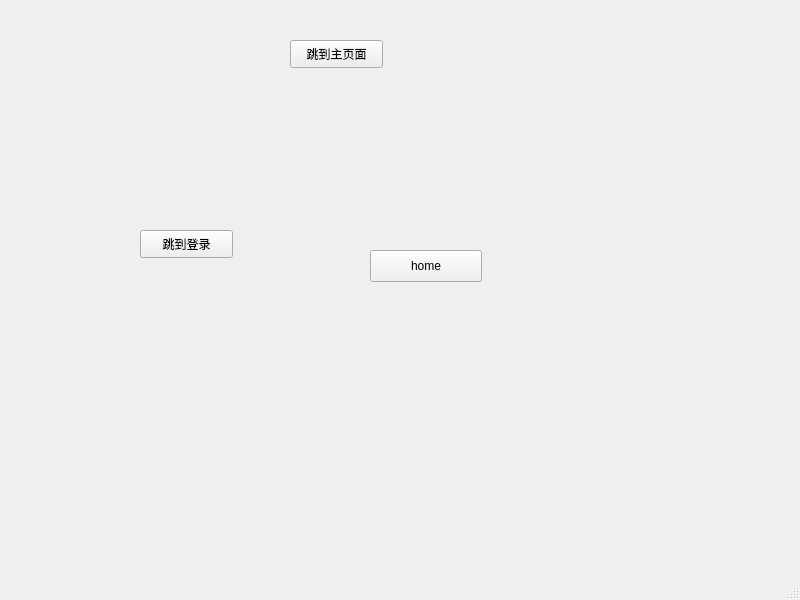
<?xml version="1.0" encoding="UTF-8"?>
<ui version="4.0">
 <class>MainWindow</class>
 <widget class="QMainWindow" name="MainWindow">
  <property name="geometry">
   <rect>
    <x>0</x>
    <y>0</y>
    <width>800</width>
    <height>600</height>
   </rect>
  </property>
  <property name="windowTitle">
   <string>MainWindow</string>
  </property>
  <widget class="QWidget" name="centralwidget">
   <widget class="QPushButton" name="pushButton">
    <property name="geometry">
     <rect>
      <x>290</x>
      <y>40</y>
      <width>93</width>
      <height>28</height>
     </rect>
    </property>
    <property name="text">
     <string>跳到主页面</string>
    </property>
   </widget>
   <widget class="QPushButton" name="pushButton_2">
    <property name="geometry">
     <rect>
      <x>140</x>
      <y>230</y>
      <width>93</width>
      <height>28</height>
     </rect>
    </property>
    <property name="text">
     <string>跳到登录</string>
    </property>
   </widget>
   <widget class="QPushButton" name="pushButton_3">
    <property name="geometry">
     <rect>
      <x>370</x>
      <y>250</y>
      <width>112</width>
      <height>32</height>
     </rect>
    </property>
    <property name="text">
     <string>home</string>
    </property>
   </widget>
  </widget>
  <widget class="QMenuBar" name="menubar">
   <property name="geometry">
    <rect>
     <x>0</x>
     <y>0</y>
     <width>800</width>
     <height>22</height>
    </rect>
   </property>
  </widget>
  <widget class="QStatusBar" name="statusbar"/>
 </widget>
 <resources/>
 <connections/>
</ui>
